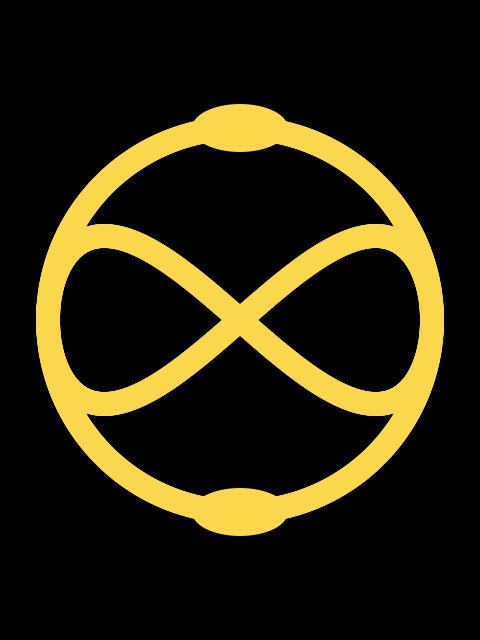
Frame 1 (no input)
Frame 2 (the mouse pressed at the canvas centre, redrawn once): identical to frame 1, image omitted

The Processing sketch that drew this single still picture (run headless with seeded random() and noise(); the mouse was pressed at the canvas centre and the sketch redrawn once):

// Processing sketch: neverending_story_the
// ── neverending_story_the.pde
// Manuale di Programmazione Cinematografica
// Daniele Olmisani, 2018

// The Neverending Story (1984)


final color PAPER = color(0);
final color INK1 = color(250, 215, 75);


void setup() {
  size(480, 640);
  noLoop();
}


void draw() {
  
  final float S =  min(width, height);
  final float U = 0.002;
  
  translate(0.5*width, 0.5*height);
  scale(S);
  
  background(PAPER);
  
  fill(INK1);
  noStroke();
  
  float x, y;
  
  for (float a=0; a<=2*TWO_PI; a+=0.01) {
    
    if (a<TWO_PI) {
      x = 0.4*cos(a);
      y = 0.4*sin(a);
    } else {
      x = 0.4*cos(a);
      y = 0.35*sin(a)*cos(a);
    }
    
    ellipse(x, y, 0.05, 0.05);
  }
  
  ellipse(0.0, -0.4, 0.2, 0.1);
  ellipse(0.0,  0.4, 0.2, 0.1);

  save("the-neverending-story.png");

}
